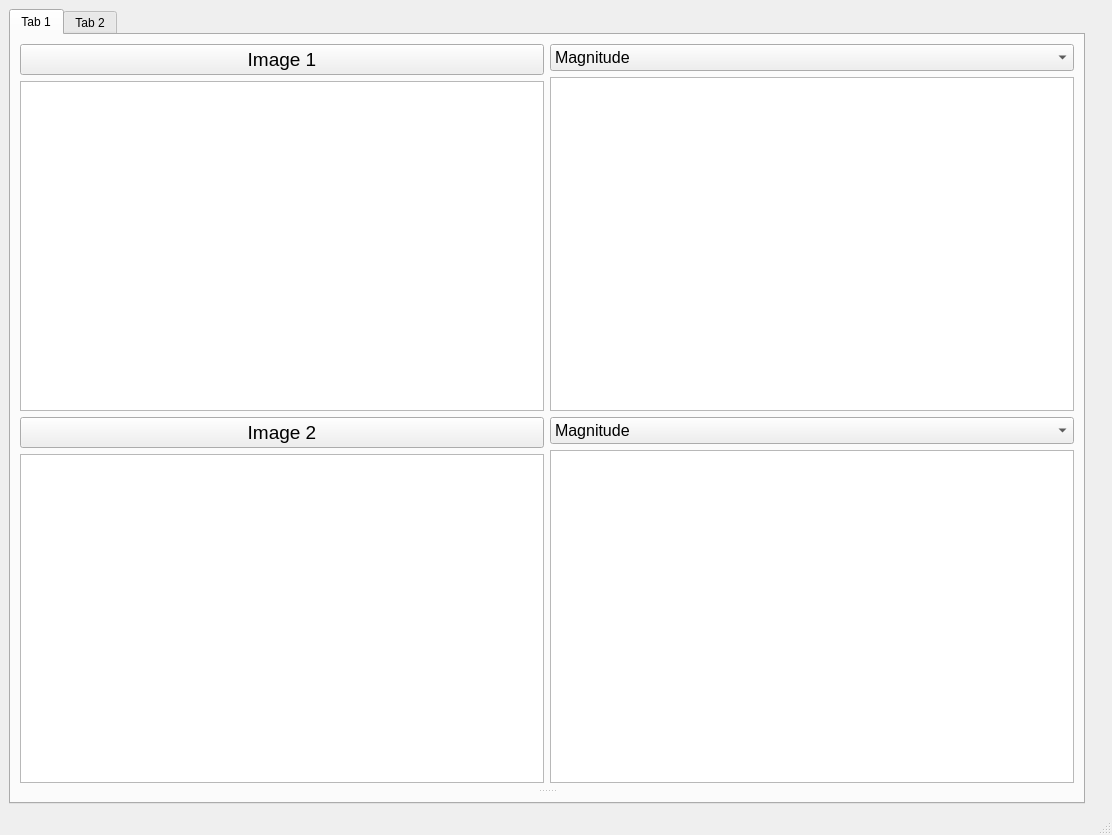
<?xml version="1.0" encoding="UTF-8"?>
<ui version="4.0">
 <class>MainWindow</class>
 <widget class="QMainWindow" name="MainWindow">
  <property name="geometry">
   <rect>
    <x>0</x>
    <y>0</y>
    <width>1112</width>
    <height>835</height>
   </rect>
  </property>
  <property name="windowTitle">
   <string>MainWindow</string>
  </property>
  <widget class="QWidget" name="centralwidget">
   <layout class="QHBoxLayout" name="horizontalLayout">
    <item>
     <widget class="QTabWidget" name="tabWidget">
      <property name="currentIndex">
       <number>0</number>
      </property>
      <widget class="QWidget" name="tab">
       <attribute name="title">
        <string>Tab 1</string>
       </attribute>
       <layout class="QVBoxLayout" name="verticalLayout_12">
        <item>
         <layout class="QHBoxLayout" name="horizontalLayout_7">
          <item>
           <layout class="QVBoxLayout" name="verticalLayout_8">
            <item>
             <layout class="QVBoxLayout" name="verticalLayout_2">
              <item>
               <widget class="QPushButton" name="pushButton">
                <property name="font">
                 <font>
                  <pointsize>14</pointsize>
                 </font>
                </property>
                <property name="text">
                 <string>Image 1</string>
                </property>
               </widget>
              </item>
              <item>
               <widget class="PlotWidget" name="graphicsView_5"/>
              </item>
             </layout>
            </item>
            <item>
             <layout class="QVBoxLayout" name="verticalLayout">
              <item>
               <widget class="QPushButton" name="pushButton_2">
                <property name="font">
                 <font>
                  <pointsize>14</pointsize>
                 </font>
                </property>
                <property name="text">
                 <string>Image 2</string>
                </property>
               </widget>
              </item>
              <item>
               <widget class="PlotWidget" name="graphicsView_6"/>
              </item>
             </layout>
            </item>
           </layout>
          </item>
          <item>
           <layout class="QVBoxLayout" name="verticalLayout_11">
            <item>
             <layout class="QVBoxLayout" name="verticalLayout_10">
              <item>
               <widget class="QComboBox" name="comboBox_3">
                <property name="font">
                 <font>
                  <pointsize>12</pointsize>
                 </font>
                </property>
                <item>
                 <property name="text">
                  <string>Magnitude</string>
                 </property>
                </item>
                <item>
                 <property name="text">
                  <string>Phase</string>
                 </property>
                </item>
                <item>
                 <property name="text">
                  <string>Real</string>
                 </property>
                </item>
                <item>
                 <property name="text">
                  <string>Imaginary</string>
                 </property>
                </item>
               </widget>
              </item>
              <item>
               <widget class="PlotWidget" name="graphicsView_9"/>
              </item>
             </layout>
            </item>
            <item>
             <layout class="QVBoxLayout" name="verticalLayout_9">
              <item>
               <widget class="QComboBox" name="comboBox_4">
                <property name="font">
                 <font>
                  <pointsize>12</pointsize>
                 </font>
                </property>
                <item>
                 <property name="text">
                  <string>Magnitude</string>
                 </property>
                </item>
                <item>
                 <property name="text">
                  <string>Phase</string>
                 </property>
                </item>
                <item>
                 <property name="text">
                  <string>Real</string>
                 </property>
                </item>
                <item>
                 <property name="text">
                  <string>Imaginary</string>
                 </property>
                </item>
               </widget>
              </item>
              <item>
               <widget class="PlotWidget" name="graphicsView_10"/>
              </item>
             </layout>
            </item>
           </layout>
          </item>
         </layout>
        </item>
        <item>
         <widget class="QSplitter" name="splitter_7">
          <property name="orientation">
           <enum>Qt::Horizontal</enum>
          </property>
          <widget class="QSplitter" name="splitter_5">
           <property name="orientation">
            <enum>Qt::Vertical</enum>
           </property>
           <widget class="QSplitter" name="splitter_3">
            <property name="orientation">
             <enum>Qt::Vertical</enum>
            </property>
           </widget>
           <widget class="QSplitter" name="splitter_4">
            <property name="orientation">
             <enum>Qt::Vertical</enum>
            </property>
           </widget>
          </widget>
         </widget>
        </item>
       </layout>
      </widget>
      <widget class="QWidget" name="tab_2">
       <attribute name="title">
        <string>Tab 2</string>
       </attribute>
       <layout class="QHBoxLayout" name="horizontalLayout_2">
        <item>
         <layout class="QVBoxLayout" name="verticalLayout_7">
          <item>
           <layout class="QHBoxLayout" name="horizontalLayout_6">
            <item>
             <widget class="QLabel" name="label_8">
              <property name="font">
               <font>
                <pointsize>20</pointsize>
               </font>
              </property>
              <property name="text">
               <string>Mixer output to:</string>
              </property>
             </widget>
            </item>
            <item>
             <widget class="QComboBox" name="comboBox_11">
              <property name="font">
               <font>
                <pointsize>12</pointsize>
               </font>
              </property>
              <item>
               <property name="text">
                <string>output 1</string>
               </property>
              </item>
              <item>
               <property name="text">
                <string>output 2</string>
               </property>
              </item>
             </widget>
            </item>
           </layout>
          </item>
          <item>
           <layout class="QHBoxLayout" name="horizontalLayout_5">
            <item>
             <layout class="QVBoxLayout" name="verticalLayout_5">
              <item>
               <layout class="QHBoxLayout" name="horizontalLayout_4">
                <item>
                 <widget class="QLabel" name="label_6">
                  <property name="font">
                   <font>
                    <pointsize>16</pointsize>
                   </font>
                  </property>
                  <property name="text">
                   <string>component 1</string>
                  </property>
                 </widget>
                </item>
                <item>
                 <widget class="QComboBox" name="comboBox_9">
                  <property name="font">
                   <font>
                    <pointsize>10</pointsize>
                   </font>
                  </property>
                  <item>
                   <property name="text">
                    <string>Image 1</string>
                   </property>
                  </item>
                  <item>
                   <property name="text">
                    <string>Image 2</string>
                   </property>
                  </item>
                 </widget>
                </item>
                <item>
                 <widget class="QComboBox" name="comboBox_10">
                  <property name="font">
                   <font>
                    <pointsize>10</pointsize>
                   </font>
                  </property>
                  <item>
                   <property name="text">
                    <string>Magnitude</string>
                   </property>
                  </item>
                  <item>
                   <property name="text">
                    <string>Phase</string>
                   </property>
                  </item>
                  <item>
                   <property name="text">
                    <string>Real</string>
                   </property>
                  </item>
                  <item>
                   <property name="text">
                    <string>Imaginary</string>
                   </property>
                  </item>
                 </widget>
                </item>
                <item>
                 <widget class="QSlider" name="horizontalSlider_4">
                  <property name="orientation">
                   <enum>Qt::Horizontal</enum>
                  </property>
                 </widget>
                </item>
               </layout>
              </item>
              <item>
               <layout class="QVBoxLayout" name="verticalLayout_6">
                <item>
                 <widget class="QLabel" name="label_7">
                  <property name="font">
                   <font>
                    <pointsize>14</pointsize>
                   </font>
                  </property>
                  <property name="text">
                   <string>Output 1</string>
                  </property>
                 </widget>
                </item>
                <item>
                 <widget class="PlotWidget" name="graphicsView_8"/>
                </item>
               </layout>
              </item>
             </layout>
            </item>
            <item>
             <layout class="QVBoxLayout" name="verticalLayout_4">
              <item>
               <layout class="QHBoxLayout" name="horizontalLayout_3">
                <item>
                 <widget class="QLabel" name="label_5">
                  <property name="font">
                   <font>
                    <pointsize>16</pointsize>
                   </font>
                  </property>
                  <property name="text">
                   <string>component 2</string>
                  </property>
                 </widget>
                </item>
                <item>
                 <widget class="QComboBox" name="comboBox_7">
                  <property name="font">
                   <font>
                    <pointsize>10</pointsize>
                   </font>
                  </property>
                  <item>
                   <property name="text">
                    <string>Image 1</string>
                   </property>
                  </item>
                  <item>
                   <property name="text">
                    <string>Image 2</string>
                   </property>
                  </item>
                 </widget>
                </item>
                <item>
                 <widget class="QComboBox" name="comboBox_8">
                  <property name="font">
                   <font>
                    <pointsize>10</pointsize>
                   </font>
                  </property>
                  <item>
                   <property name="text">
                    <string>Magnitude</string>
                   </property>
                  </item>
                  <item>
                   <property name="text">
                    <string>Phase</string>
                   </property>
                  </item>
                  <item>
                   <property name="text">
                    <string>Imaginary</string>
                   </property>
                  </item>
                  <item>
                   <property name="text">
                    <string>Real</string>
                   </property>
                  </item>
                 </widget>
                </item>
                <item>
                 <widget class="QSlider" name="horizontalSlider_3">
                  <property name="orientation">
                   <enum>Qt::Horizontal</enum>
                  </property>
                 </widget>
                </item>
               </layout>
              </item>
              <item>
               <layout class="QVBoxLayout" name="verticalLayout_3">
                <item>
                 <widget class="QLabel" name="label_4">
                  <property name="font">
                   <font>
                    <pointsize>14</pointsize>
                   </font>
                  </property>
                  <property name="text">
                   <string>Output 2</string>
                  </property>
                 </widget>
                </item>
                <item>
                 <widget class="PlotWidget" name="graphicsView_7"/>
                </item>
               </layout>
              </item>
             </layout>
            </item>
           </layout>
          </item>
         </layout>
        </item>
       </layout>
      </widget>
     </widget>
    </item>
    <item>
     <widget class="QSplitter" name="splitter_12">
      <property name="orientation">
       <enum>Qt::Horizontal</enum>
      </property>
      <widget class="QSplitter" name="splitter_16">
       <property name="orientation">
        <enum>Qt::Horizontal</enum>
       </property>
      </widget>
     </widget>
    </item>
    <item>
     <widget class="QSplitter" name="splitter_17">
      <property name="orientation">
       <enum>Qt::Horizontal</enum>
      </property>
      <widget class="QSplitter" name="splitter_18">
       <property name="orientation">
        <enum>Qt::Horizontal</enum>
       </property>
      </widget>
     </widget>
    </item>
    <item>
     <widget class="QSplitter" name="splitter_10">
      <property name="orientation">
       <enum>Qt::Horizontal</enum>
      </property>
      <widget class="QSplitter" name="splitter_11">
       <property name="orientation">
        <enum>Qt::Horizontal</enum>
       </property>
      </widget>
     </widget>
    </item>
   </layout>
  </widget>
  <widget class="QMenuBar" name="menubar">
   <property name="geometry">
    <rect>
     <x>0</x>
     <y>0</y>
     <width>1112</width>
     <height>26</height>
    </rect>
   </property>
  </widget>
  <widget class="QStatusBar" name="statusbar"/>
 </widget>
 <customwidgets>
  <customwidget>
   <class>PlotWidget</class>
   <extends>QGraphicsView</extends>
   <header location="global">pyqtgraph</header>
  </customwidget>
 </customwidgets>
 <resources/>
 <connections/>
</ui>
